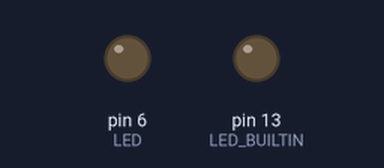
Bench run of a sketch on a simulated Arduino Uno, built with avr-gcc and run on an emulated ATmega328P. Parts: output pins drawn as LEDs (lit = HIGH).

Above: at 1.0 s.
At 2.5 s:
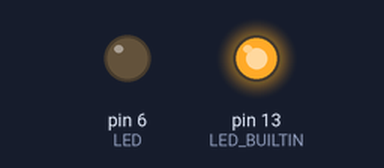
At 3.5 s:
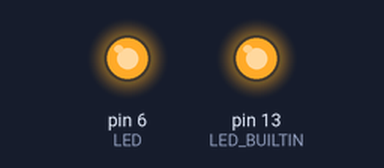
At 5.0 s:
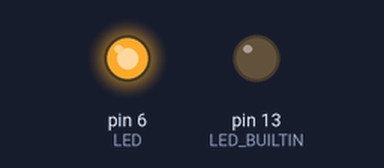
Timing chart, 0 to 7.8 s (numbered marks = the images above):
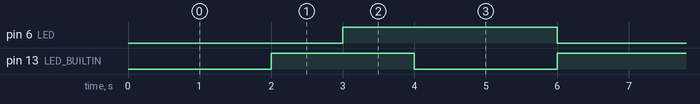

The sketch:

blink.ino
```cpp
int LED = 6;
int condition_l = 0;
int condition_b = 0;
unsigned long time_LED = 0;
unsigned long time_BUILTIN = 0;
const long period_LED = 3000;
const long period_BUILTIN = 2000;
void setup()
{
  pinMode(LED_BUILTIN, OUTPUT);
  pinMode(LED, OUTPUT);
}
void loop()
{
  unsigned long time_total = millis();
  if (time_total - time_LED >= period_LED)
  {
    time_LED = time_total;
    condition_l = 1 - condition_l;
    digitalWrite(LED, condition_l);
  }
  if (time_total - time_BUILTIN >= period_BUILTIN)
  {
    time_BUILTIN = time_total;
    condition_b = 1 - condition_b;
    digitalWrite(LED_BUILTIN, condition_b);
  }
}
```

Measured:
- by itself, pin 6 (LED): alternates HIGH for 3.0 s and LOW for 3.0 s
- by itself, pin 13 (LED_BUILTIN): alternates HIGH for 2.0 s and LOW for 2.0 s
- by itself, everything shown: repeats every 12.0 s, in 8 steps
